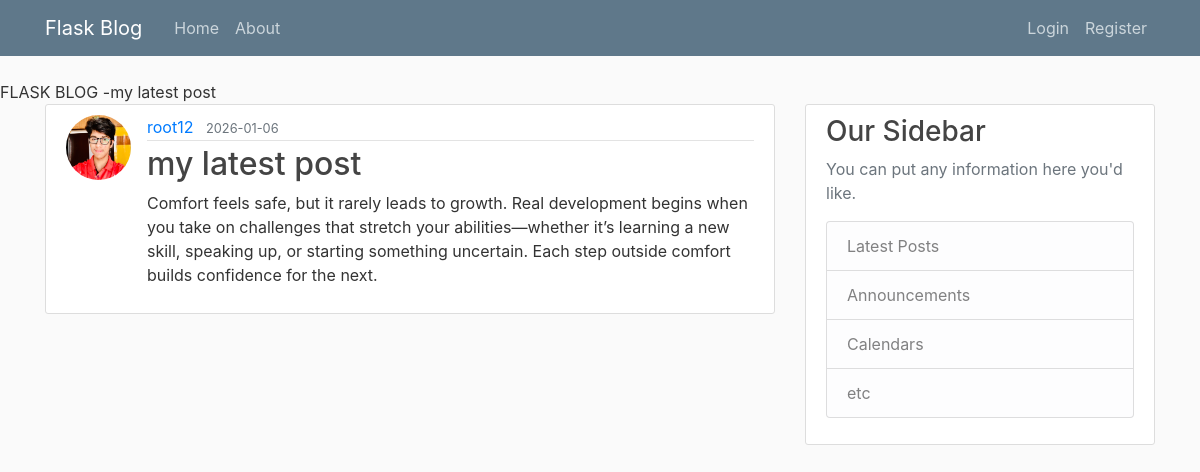
/post/7, run on an earlier commit of the app's database.
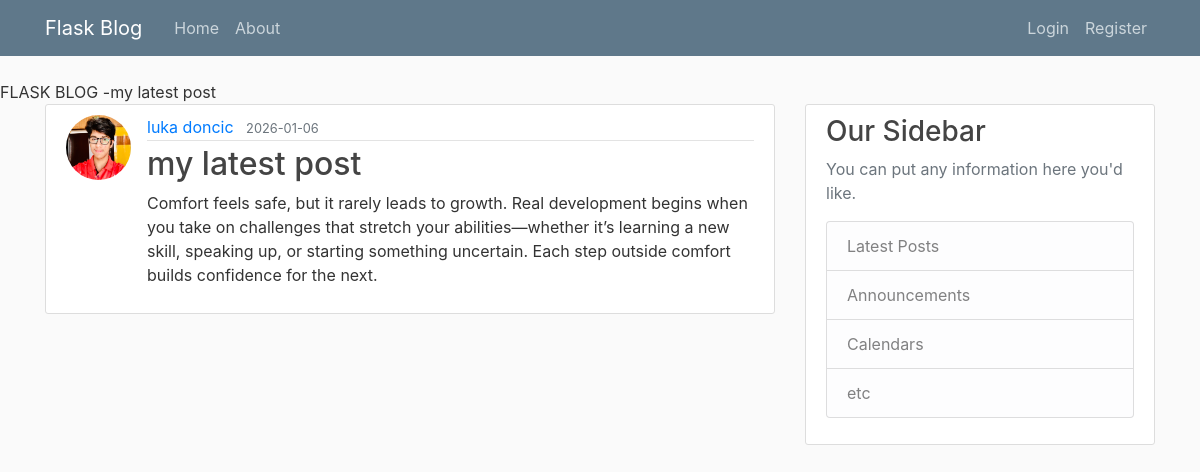
And on a later commit of the database.
### app/models.py (models this page shows, shortened)
class User(db.Model,UserMixin):#usermixin is used to add flask login functionality to the suer model
    id=db.Column(db.Integer,primary_key=True)
    username=db.Column(db.String(20),unique=True,nullable=False)
    email=db.Column(db.String(120),unique=True,nullable=False)
    image_file=db.Column(db.String(20),nullable=False,default='default.jpeg')
    password=db.Column(db.String(60),nullable=False)
    posts=db.relationship('Post',backref='author',lazy=True) # we use this to create relationship between user and post like one to many relationship and the backref is used to add a column tto the post table which will reference the user who created the post and lazy is used to tell sqlalchemy when to load the data from the database

### app/routes.py (the view)
@app.route('/post/<int:post_id>')
def post(post_id):
    post=Post.query.get_or_404(post_id)
    return render_template('post.html',title=post.title,post=post)

### app/templates/post.html (shortened to what this page needs)
{% extends "layout.html" %}
{% block content %}
<article class="media content-section">
    <img class="rounded-circle article-img"
        src="{{ url_for('static', filename='profile_pics/' + post.author.image_file) }}">
    <div class="media-body">
        <div class="article-metadata">
            <a class="mr-2" href="{{ url_for('user_posts', username=post.author.username) }}">{{ post.author.username
                }}</a>
            <small class="text-muted">{{ post.date_posted.strftime('%Y-%m-%d') }}</small>
        </div>
        <h2 class="article-title">{{ post.title }}</h2>
        <p class="article-content">{{ post.content }}</p>
    </div>
</article>
{% endblock content %}

What changed in the data, as far as the page shows it:
changed User: author.username "root12" → "luka doncic"
